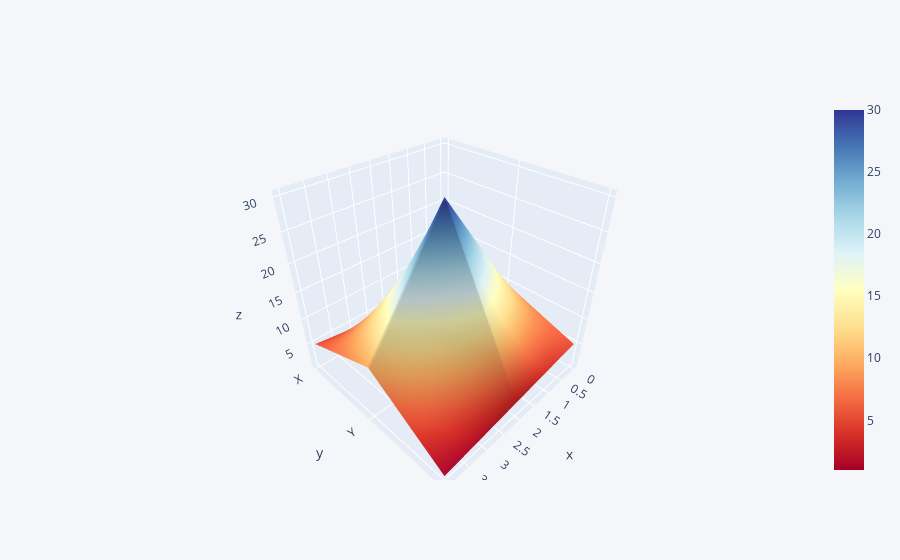

Notebook code for this chart:
### Code cell
df3.iplot(kind='surface',colorscale='rdylbu',width=200)

### Figure 1 — Plotly figure (JSON) as saved in the notebook; plotly's stock layout.template omitted (floating-point values rounded to 4 significant figures)
{"data": [{"colorscale": [[0, "rgb(165,0,38)"], [0.1, "rgb(215,48,39)"], [0.2, "rgb(244,109,67)"], [0.3, "rgb(253,174,97)"], [0.4, "rgb(254,224,144)"], [0.5, "rgb(255,255,191)"], [0.6, "rgb(224,243,248)"], [0.7, "rgb(171,217,233)"], [0.8, "rgb(116,173,209)"], [0.9, "rgb(69,117,180)"], [1, "rgb(49,54,149)"]], "type": "surface", "x": [0, 1, 2, 3, 4], "y": ["X", "Y", "Z"], "z": [[1, 2, 3, 4, 5], [10, 20, 30, 20, 10], [5, 4, 3, 2, 1]]}], "layout": {"autosize": true, "legend": {"bgcolor": "#F5F6F9", "font": {"color": "#4D5663"}}, "paper_bgcolor": "#F5F6F9", "plot_bgcolor": "#F5F6F9", "scene": {"aspectmode": "auto", "aspectratio": {"x": 1, "y": 1, "z": 1}}, "title": {"font": {"color": "#4D5663"}}, "xaxis": {"gridcolor": "#E1E5ED", "showgrid": true, "tickfont": {"color": "#4D5663"}, "title": {"font": {"color": "#4D5663"}, "text": ""}, "zerolinecolor": "#E1E5ED"}, "yaxis": {"gridcolor": "#E1E5ED", "showgrid": true, "tickfont": {"color": "#4D5663"}, "title": {"font": {"color": "#4D5663"}, "text": ""}, "zerolinecolor": "#E1E5ED"}}}
